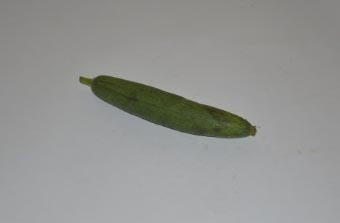
#> input picture dataset/Test/Vegetables/spo_010.jpg, 340 x 223 px, found by its file name
$ python tst.py
#> lines starting #> are read from the running program, lines starting #| are printed output that depends on the picture
import cv2
import os
import numpy as np


def extract_sift_descriptor(image_path, target_size=(100, 100)):

    image = cv2.imread(image_path, cv2.IMREAD_GRAYSCALE)
    image = cv2.resize(image, target_size)
    sift = cv2.SIFT_create()
    _, descriptors = sift.detectAndCompute(image, None)

    return descriptors

def calculate_sift_descriptors_in_directory(directory, target_size=(100, 100)):
    descriptors_dict = {}

    for filename in os.listdir(directory):
        if filename.endswith(('.jpg', '.png', '.jpeg')):
            image_path = os.path.join(directory, filename)
            descriptors = extract_sift_descriptor(image_path, target_size)
            descriptors_dict[filename] = descriptors

    return descriptors_dict


def find_most_similar_image(query_image_path, training_descriptors_dict):
    query_descriptors = extract_sift_descriptor(query_image_path)

    similarities = {}

    for filename, training_descriptors in training_descriptors_dict.items():
        #bruteforce matcher object
        bf = cv2.BFMatcher()
        #k-nearest neighbors matching
        matches = bf.knnMatch(query_descriptors, training_descriptors, k=2)

        #ratio test
        good_matches = []
        for m, n in matches:
            if m.distance < 0.75 * n.distance:
                good_matches.append(m)

        #calculate the similarity percentage
        similarity_percentage = (len(good_matches) / len(query_descriptors)) * 100
        similarities[filename] = similarity_percentage

    # Find the filename with the highest resemblance
    most_similar_image = max(similarities, key=similarities.get)
    return most_similar_image, similarities[most_similar_image]

def draw_key_points(img):
    resized_img = cv2.resize(img, (640,400))
    gray= cv2.cvtColor(resized_img,cv2.COLOR_BGR2GRAY)
    sift = cv2.SIFT_create()
    kp = sift.detect(resized_img,None)
    img = cv2.drawKeypoints(gray,kp,resized_img,flags=cv2.DRAW_MATCHES_FLAGS_DRAW_RICH_KEYPOINTS)
    return img

def main():


    # Choose a query image from the test set
    query_image_path = 'dataset/test/vegetables/spo_010.jpg'

    if 'fruits' in query_image_path:
        training_path = 'dataset/training/Fruits'
    elif 'vegetables' in query_image_path:
        training_path = 'dataset/training/Vegetables'
    else:
        print("Invalid category in the query image pathname.")
        return

    # Calculate SIFT descriptors for training images
    training_descriptors_dict = calculate_sift_descriptors_in_directory(training_path)
#> in extract_sift_descriptor, `image = cv2.imread(image_path, cv2.IMREAD_GRAYSCALE)`:
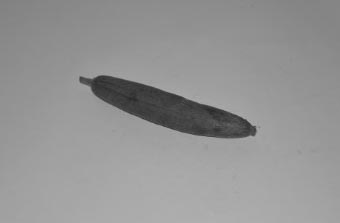
#> image: shape (223, 340); min 40, max 177, mean 148.3
#> in extract_sift_descriptor, `image = cv2.resize(image, target_size)`:
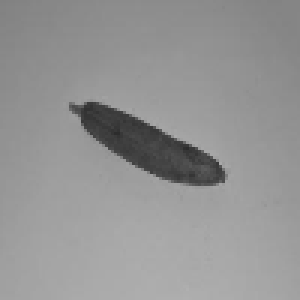
#> image: shape (100, 100) (shown 3 times larger); min 43, max 176, mean 148.3
#> training_descriptors_dict = 1 item

    # Find the most similar image in the training set
    most_similar_image, resemblance_percentage = find_most_similar_image(query_image_path, training_descriptors_dict)
#> the loop in find_most_similar_image, `for filename, training_descriptors in training_descriptors_dict.items():` made 1 pass
#> (filename, matches, similarity_percentage) on pass 1: ('spo_010.jpg', 16 matches, 100)
#> after the loop in find_most_similar_image, `for filename, training_descriptors in training_descriptors_dict.items():`: similarities = {'spo_010.jpg': 100}
#> in find_most_similar_image, `most_similar_image = max(similarities, key=similarities.get)`: most_similar_image = 'spo_010.jpg'
#> most_similar_image = 'spo_010.jpg'; resemblance_percentage = 100

    # Display the query and most similar images side by side
    query_image = cv2.imread(query_image_path)
#> query_image is the input picture: shape (223, 340, 3); mean B, G, R 146.4, 148.8, 148
    similar_image_path = os.path.join(training_path, most_similar_image)
    similar_image = cv2.imread(similar_image_path)

    cv2.imshow('Query Image', draw_key_points(query_image))
#> in draw_key_points, `resized_img = cv2.resize(img, (640,400))`:
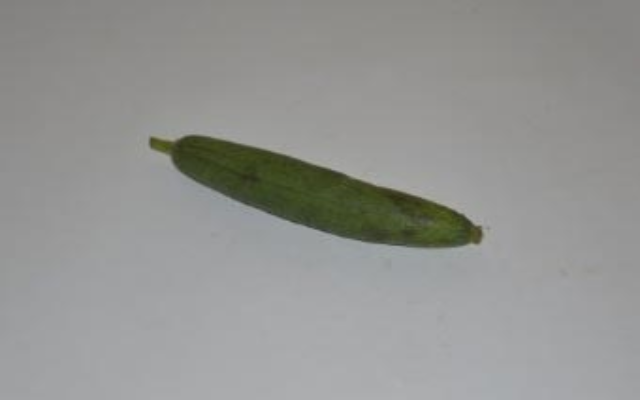
#> resized_img: shape (400, 640, 3); mean B, G, R 146.3, 148.7, 148
#> in draw_key_points, `gray= cv2.cvtColor(resized_img,cv2.COLOR_BGR2GRAY)`:
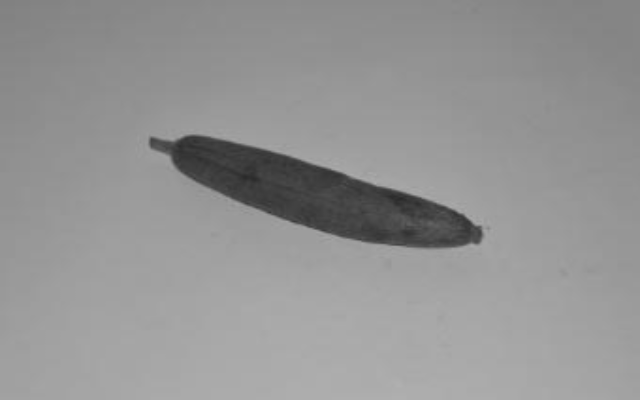
#> gray: shape (400, 640); min 41, max 176, mean 148.3
#> in draw_key_points, `kp = sift.detect(resized_img,None)`: kp = 31 keypoints; strongest (x, y, size): (200, 158, 36), (202, 159, 36.4), (463, 231, 22.1), (155, 143, 8.2)
    cv2.imshow('Most Similar Image', draw_key_points(similar_image))
    cv2.waitKey(1000)
    cv2.destroyAllWindows()

if __name__ == "__main__":
    main()
